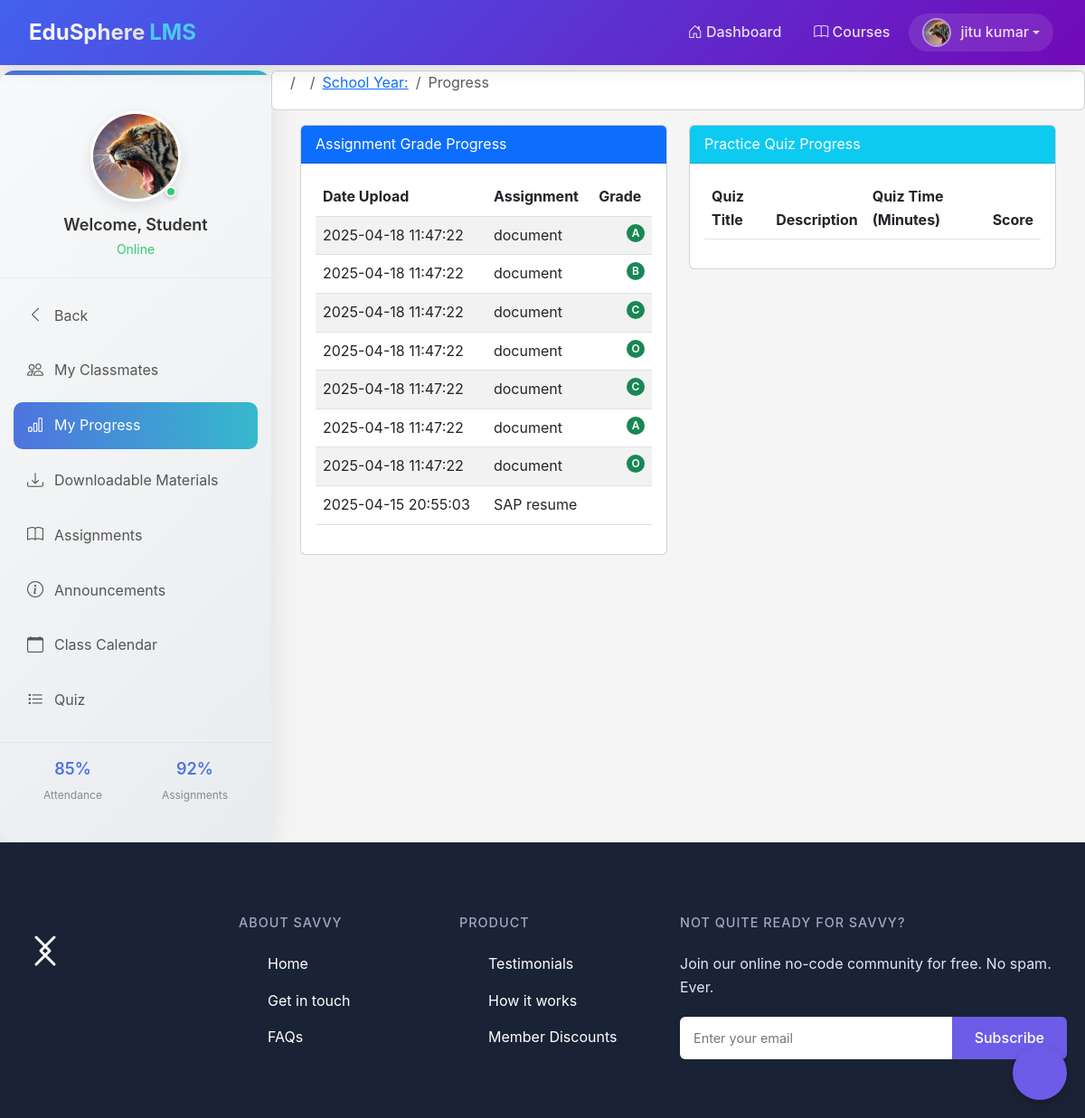
The app's page /student/progress.php (signed in) with its own data.
### tables this page shows
CREATE TABLE `student` (
  `student_id` int(11) NOT NULL,
  `firstname` varchar(100) NOT NULL,
  `lastname` varchar(100) NOT NULL,
  `class_id` int(11) NOT NULL,
  `department_id` int(30) NOT NULL,
  `username` varchar(100) NOT NULL,
  `password` varchar(100) NOT NULL,
  `location` varchar(100) NOT NULL,
  `status` varchar(100) NOT NULL
);

CREATE TABLE `student_assignment` (
  `student_assignment_id` int(11) NOT NULL,
  `assignment_id` int(11) NOT NULL,
  `floc` varchar(100) NOT NULL,
  `assignment_fdatein` varchar(50) NOT NULL,
  `fdesc` varchar(100) NOT NULL,
  `fname` varchar(50) NOT NULL,
  `student_id` int(11) NOT NULL,
  `grade` varchar(5) NOT NULL
);

CREATE TABLE `assignment` (
  `assignment_id` int(11) NOT NULL,
  `floc` varchar(300) NOT NULL,
  `fdatein` varchar(100) NOT NULL,
  `fdesc` varchar(100) NOT NULL,
  `teacher_id` int(11) NOT NULL,
  `class_id` int(11) NOT NULL,
  `fname` varchar(100) NOT NULL
);

### student/session.php (called while the page is built, shortened)
<?php
$session_id = $_SESSION['id'];
?>

### student/progress.php (the view, shortened to what this page needs)
<?php include('header_dashboard.php'); ?>
<?php include('session.php'); ?>
<?php $get_id = $_GET['id']; ?>
<body>
    <?php include('navbar_student.php'); ?>
    <div class="container-fluid mt-2">
        <div class="row">
        <div class="col-md-3 student-sidebar d-none d-lg-block" id="sidebar">
        <div class="sidebar-profile">
            <div class="avatar-container">
                <img id="avatar" src="<?php echo $row['location']; ?>" alt="Student Profile">
                <div class="status-indicator"></div>
            </div>
            <h5>Welcome, Student</h5>
            <p class="student-status">Online</p>
        </div>
        <div class="sidebar-nav">
            <ul>
                <li class="<?php echo basename($_SERVER['PHP_SELF']) == 'dashboard_student.php' ? 'active' : ''; ?>">
                    <a href="dashboard_student.php">
                        <i class="bi bi-chevron-left"></i>
                        <span>Back</span>
                    </a>
                </li>
                <li>
                    <a href="my_classmates.php<?php echo '?id=' . $get_id; ?>">
                        <i class="bi bi-people"></i>
                        <span>My Classmates</span>
                    </a>
                </li>
                <li class="active">
                    <a href="progress.php<?php echo '?id=' . $get_id; ?>">
                        <i class="bi bi-bar-chart"></i>
                        <span>My Progress</span>
                    </a>
                </li>
                <li>
                    <a href="downloadable_student.php<?php echo '?id=' . $get_id; ?>">
                        <i class="bi bi-download"></i>
                        <span>Downloadable Materials</span>
                    </a>
                </li>
                <li>
                    <a href="assignment_student.php<?php echo '?id=' . $get_id; ?>">
                        <i class="bi bi-book"></i>
                        <span>Assignments</span>
                    </a>
                </li>
                <li>
                    <a href="announcements_student.php<?php echo '?id=' . $get_id; ?>">
                        <i class="bi bi-info-circle"></i>
                        <span>Announcements</span>
                    </a>
                </li>
                <li>
                    <a href="class_calendar_student.php<?php echo '?id=' . $get_id; ?>">
                        <i class="bi bi-calendar"></i>
                        <span>Class Calendar</span>
                    </a>
                </li>
                <li>
                    <a href="student_quiz_list.php<?php echo '?id=' . $get_id; ?>">
                        <i class="bi bi-list-task"></i>
                        <span>Quiz</span>
                    </a>
                </li>
            </ul>
        </div>
        <div class="sidebar-stats">
            <div class="stat-item">
                <span class="stat-value">85%</span>
                <span class="stat-label">Attendance</span>
            </div>
            <div class="stat-item">
                <span class="stat-value">92%</span>
                <span class="stat-label">Assignments</span>
            </div>
        </div>
    </div>
            <div class="col-md-9">
                <div class="row">
                    <?php
                        $class_query = mysqli_query($conn, "SELECT * FROM teacher_class
                        LEFT JOIN class ON class.class_id = teacher_class.class_id
                        LEFT JOIN subject ON subject.subject_id = teacher_class.subject_id
                        WHERE teacher_class_id = '$get_id'") or die(mysqli_error());
                        $class_row = mysqli_fetch_array($class_query);
                    ?>
                    <nav aria-label="breadcrumb" class="card mb-3">
                        <ol class="breadcrumb">
                            <li class="breadcrumb-item"><a href="#"><?php echo $class_row['subject_code']; ?></a></li>
                            <li class="breadcrumb-item"><a href="#">School Year: <?php echo $class_row['school_year']; ?></a></li>
                            <li class="breadcrumb-item active" aria-current="page">Progress</li>
                        </ol>
                    </nav>
                </div>
                <div class="container">
                    <div class="row">
                        <div class="col-md-6">
                            <div class="card">
                                <div class="card-header bg-primary text-white">Assignment Grade Progress</div>
                                <div class="card-body">
                                    <table class="table table-striped">
                                        <thead>
                                            <tr>
                                                <th>Date Upload</th>
                                                <th>Assignment</th>
                                                <th>Grade</th>
                                            </tr>
                                        </thead>
                                        <tbody>
                                            <?php
                                            $query = mysqli_query($conn, "SELECT * FROM student_assignment
                                                LEFT JOIN student on student.student_id = student_assignment.student_id
                                                RIGHT JOIN assignment on student_assignment.assignment_id = assignment.assignment_id
                                                WHERE student_assignment.student_id = '$session_id'
                                                ORDER BY fdatein DESC") or die(mysqli_error());
                                            while ($row = mysqli_fetch_array($query)) {
                                            ?>
                                            <tr>
                                                <td><?php echo $row['fdatein']; ?></td>
                                                <td><?php echo $row['fname']; ?></td>
                                                <td><span class="badge bg-success"><?php echo $row['grade']; ?></span></td>
                                            </tr>
                                            <?php } ?>
                                        </tbody>
                                    </table>
                                </div>
                            </div>
                        </div>
                        <div class="col-md-6">
                            <div class="card">
                                <div class="card-header bg-info text-white">Practice Quiz Progress</div>
                                <div class="card-body">
                                    <table class="table table-striped">
                                        <thead>
                                            <tr>
                                                <th>Quiz Title</th>
                                                <th>Description</th>
                                                <th>Quiz Time (Minutes)</th>
                                                <th>Score</th>
                                            </tr>
                                        </thead>
                                    </table>
                                </div>
                            </div>
                        </div>
                    </div>
                </div>
            </div>
        </div>
    </div>
    <?php include('footer.php'); ?>
</body>
</html>

### student/navbar_student.php (shortened to what this page needs)
<nav class="navbar navbar-expand-lg navbar-dark fixed-top edu-navbar">
    <div class="container-fluid">
        <a class="navbar-brand" href="#">
            <span class="brand-text">EduSphere</span>
            <span class="brand-highlight">LMS</span>
        </a>
        <div class="collapse navbar-collapse" id="navbarNav">
            <ul class="navbar-nav ms-auto">
                <li class="nav-item">
                    <a class="nav-link navbar-link navbar-link-animation" href="dashboard_student.php">
                        <i class="bi bi-house-door"></i> Dashboard
                    </a>
                </li>
                <li class="nav-item">
                    <a class="nav-link navbar-link navbar-link-animation" href="courses.php">
                        <i class="bi bi-book"></i> Courses
                    </a>
                </li>
                <?php
                $query = mysqli_query($conn, "SELECT * FROM student WHERE student_id = '$session_id'") or die(mysqli_error());
                $row = mysqli_fetch_array($query);
                ?>
                <li class="nav-item dropdown">
                    <a class="nav-link navbar-link dropdown-toggle profile-link" href="#" id="studentDropdown" role="button" data-bs-toggle="dropdown">
                        <div class="avatar-container1">
                            <?php
                            $avatar = $row['location'] ? $row['location'] : 'default_avatar.png';
                            ?>
                            <img src="<?php echo $avatar; ?>" alt="Profile" class="avatar-img">
                        </div>
                        <span class="profile-name"><?php echo $row['firstname'] . " " . $row['lastname']; ?></span>
                    </a>
                </li>
            </ul>
        </div>
    </div>
</nav>

### records on screen
student: location (picture), firstname "jitu", lastname "kumar"
student_assignment: assignment.fdatein "2025-04-18 11:47:22", assignment.fname "document", grade "A"
student_assignment: assignment.fdatein "2025-04-18 11:47:22", assignment.fname "document", grade "B"
student_assignment: assignment.fdatein "2025-04-18 11:47:22", assignment.fname "document", grade "C"
student_assignment: assignment.fdatein "2025-04-18 11:47:22", assignment.fname "document", grade "O"
student_assignment: assignment.fdatein "2025-04-18 11:47:22", assignment.fname "document", grade "C"
student_assignment: assignment.fdatein "2025-04-18 11:47:22", assignment.fname "document", grade "A"
student_assignment: assignment.fdatein "2025-04-18 11:47:22", assignment.fname "document", grade "O"
student_assignment: assignment.fdatein "2025-04-15 20:55:03", assignment.fname "SAP resume"
